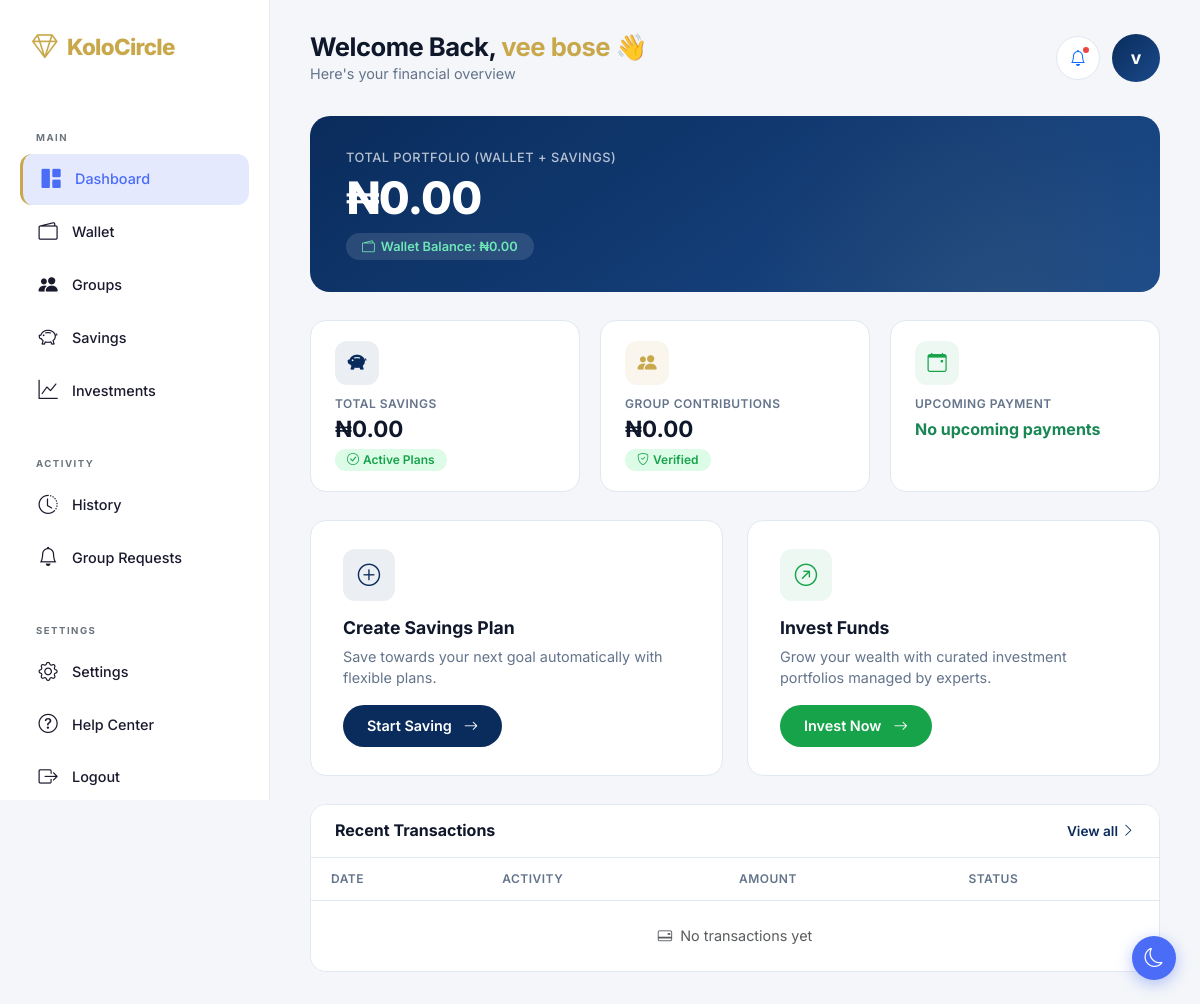
/dashboard/ (signed in), run on the app's committed database.
### pkg/models.py (models this page shows, shortened)
class User(db.Model):
    __tablename__ = 'users'
    id = db.Column(db.Integer, primary_key=True)
    fullname = db.Column(db.String(100), nullable=False)
    username = db.Column(db.String(50), unique=True, nullable=False)
    email = db.Column(db.String(100), unique=True, nullable=False)
    phone = db.Column(db.String(20))
    password = db.Column(db.String(200), nullable=False)
    wallet_balance = db.Column(db.Float, default=0.0)
    total_saved = db.Column(db.Float, default=0.0)
    profile_picture = db.Column(db.String(200), default='default.jpg')
    created_at = db.Column(db.DateTime, default=datetime.utcnow)
    is_admin = db.Column(db.Boolean, default=False)
    is_active = db.Column(db.Boolean, default=True)
    wallet_rel = db.relationship('Wallet', backref='owner', uselist=False, cascade='all, delete-orphan')
    savings = db.relationship('Savings', backref='saver', lazy='dynamic')
    group_memberships = db.relationship('GroupMember', backref='member', lazy='dynamic')
    notifications = db.relationship('Notification', backref='user', lazy='dynamic')
    @property
    def name(self):
        return self.fullname
    @property
    def first_name(self):
        parts = self.fullname.split()
        return parts[0] if parts else ''
    @property
    def last_name(self):
        parts = self.fullname.split()
        return parts[1] if len(parts) > 1 else ''
    @property
    def avatar(self):
        return self.profile_picture
    @property
    def password_hash(self):
        return self.password

class Wallet(db.Model):
    __tablename__ = 'wallets'
    id = db.Column(db.Integer, primary_key=True)
    user_id = db.Column(db.Integer, db.ForeignKey('users.id'), nullable=False)
    balance = db.Column(db.Float, default=0.0)
    total_funded = db.Column(db.Float, default=0.0)
    total_withdrawn = db.Column(db.Float, default=0.0)
    transactions = db.relationship('WalletTransaction', backref='wallet', lazy='dynamic', cascade='all, delete-orphan')

### pkg/user_routes.py (the view)
@app.route('/dashboard/')
def dashboard():
    if 'useronline' not in session:
        flash('Please log in first.', 'warning')
        return redirect(url_for('login'))
    user = User.query.get(session['useronline'])
    wallet = Wallet.query.filter_by(user_id=user.id).first()
    if not wallet:
        wallet = Wallet(user_id=user.id, balance=0.0, total_funded=0.0, total_withdrawn=0.0)
        db.session.add(wallet)
        db.session.commit()
    group_contribs_sum = sum(c.amount for c in Contribution.query.filter_by(member_id=user.id, paid=True).all())
    recent_transactions = WalletTransaction.query.filter_by(wallet_id=wallet.id)\
        .order_by(WalletTransaction.created_at.desc()).limit(5).all()
    next_saving = Savings.query.filter_by(user_id=user.id, status='active')\
        .order_by(Savings.next_payment_date.asc()).first()
    next_contrib = Contribution.query.filter_by(member_id=user.id, paid=False)\
        .order_by(Contribution.due_date.asc()).first()
    upcoming_payment = None
    if next_saving and next_contrib:
        if next_saving.next_payment_date < next_contrib.due_date:
            upcoming_payment = f"₦{next_saving.amount:,.2f} due on {next_saving.next_payment_date.strftime('%b %d')}"
        else:
            upcoming_payment = f"₦{next_contrib.amount:,.2f} due on {next_contrib.due_date.strftime('%b %d')}"
    elif next_saving:
        upcoming_payment = f"₦{next_saving.amount:,.2f} due on {next_saving.next_payment_date.strftime('%b %d')}"
    elif next_contrib:
        upcoming_payment = f"₦{next_contrib.amount:,.2f} due on {next_contrib.due_date.strftime('%b %d')}"
    else:
        upcoming_payment = "No upcoming payments"
    return render_template('user/dashboard.html',
                           user=user,
                           wallet=wallet,
                           group_contribs_sum=group_contribs_sum,
                           recent_transactions=recent_transactions,
                           upcoming_payment=upcoming_payment)

### pkg/user_routes.py (called while the page is built)
@app.after_request
def after_request(resp):
    resp.headers['Cache-Control'] = 'no-cache, no-store, must-revalidate'
    return resp

@app.context_processor
def inject_paystack_key():
    return {
        'paystack_public_key': os.getenv('PAYSTACK_PUBLIC_KEY', '')
    }

### pkg/templates/user/dashboard.html (shortened to what this page needs)
{% extends "user/layouts.html" %}
{% block extra_css %}
    <link rel="stylesheet" href="{{ url_for('static', filename='css/dashboard_page.css') }}">
{% endblock %}
{% block main_content %}
<div class="dashboard-page">
    <div class="topbar">
        <div>
            <h3>Welcome Back, <span class="highlight">{{ user.name if user else 'User' }}</span> 👋</h3>
            <div class="subtitle">Here's your financial overview</div>
        </div>
        <div class="right-group">
            <a href="{{ url_for('history') }}">
                <div class="notification-bell">
                    <i class="bi bi-bell"></i>
                </a>
                <span class="badge-dot"></span>
            </div>
            <div class="avatar-large">{{ user.name[0] if user and user.name else 'U' }}</div>
        </div>
    </div>
    <div class="balance-card">
        <div class="label">Total Portfolio (Wallet + Savings)</div>
        <h1>₦{{ "{:,.2f}".format(wallet.balance + user.total_saved) }}</h1>
        <div class="change">
            <i class="bi bi-wallet2"></i> Wallet Balance: ₦{{ "{:,.2f}".format(wallet.balance) }}
        </div>
    </div>
    <div class="stats-grid">
        <div class="stat-card">
            <div class="stat-icon blue">
                <i class="bi bi-piggy-bank-fill"></i>
            </div>
            <h6>Total Savings</h6>
            <h3>₦{{ "{:,.2f}".format(user.total_saved or 0.0) }}</h3>
            <span class="change-badge positive">
                <i class="bi bi-check-circle"></i> Active Plans
            </span>
        </div>
        <div class="stat-card">
            <div class="stat-icon gold">
                <i class="bi bi-people-fill"></i>
            </div>
            <h6>Group Contributions</h6>
            <h3>₦{{ "{:,.2f}".format(group_contribs_sum or 0.0) }}</h3>
            <span class="change-badge positive">
                <i class="bi bi-shield-check"></i> Verified
            </span>
        </div>
        <div class="stat-card">
            <div class="stat-icon green">
                <i class="bi bi-calendar-event"></i>
            </div>
            <h6>Upcoming Payment</h6>
            <h3 style="font-size:1rem; margin-top:0.5rem; color:#198754;">{{ upcoming_payment }}</h3>
        </div>
    </div>
    <div class="quick-actions">
        <div class="quick-card">
            <div class="icon-wrapper primary">
                <i class="bi bi-plus-circle"></i>
            </div>
            <h5>Create Savings Plan</h5>
            <p>Save towards your next goal automatically with flexible plans.</p>
            <a href="{{ url_for('savings') }}" class="btn btn-primary-custom">
                Start Saving <i class="bi bi-arrow-right ms-1"></i>
            </a>
        </div>
        <div class="quick-card">
            <div class="icon-wrapper success">
                <i class="bi bi-arrow-up-right-circle"></i>
            </div>
            <h5>Invest Funds</h5>
            <p>Grow your wealth with curated investment portfolios managed by experts.</p>
            <a href="{{ url_for('investments') }}" class="btn btn-success-custom">
                Invest Now <i class="bi bi-arrow-right ms-1"></i>
            </a>
        </div>
    </div>
    <div class="transaction-card">
        <div class="card-header">
            <h5>Recent Transactions</h5>
            <a href="{{ url_for('history') }}">View all <i class="bi bi-chevron-right"></i></a>
        </div>
        <div class="table-responsive">
            <table class="table">
                <thead>
                    <tr>
                        <th>Date</th>
                        <th>Activity</th>
                        <th>Amount</th>
                        <th>Status</th>
                    </tr>
                </thead>
                <tbody>
                    {% if recent_transactions %}
                        {% for tx in recent_transactions %}
                        <tr>
                            <td><strong>{{ tx.created_at.strftime('%d %b') }}</strong></td>
                            <td>{{ tx.description or tx.transaction_type|capitalize }}</td>
                            <td>₦{{ "{:,.2f}".format(tx.amount) }}</td>
                            <td><span class="badge-status {{ tx.status }}">{{ tx.status|capitalize }}</span></td>
                        </tr>
                        {% endfor %}
                    {% else %}
                        <tr>
                            <td colspan="4" class="text-center py-4 text-muted">
                                <i class="bi bi-credit-card-2-back me-1"></i> No transactions yet
                            </td>
                        </tr>
                    {% endif %}
                </tbody>
            </table>
        </div>
    </div>
</div>
{% endblock %}

### pkg/static/css/dashboard.css (style rules this page uses)
body { font-family: 'Inter', -apple-system, BlinkMacSystemFont, sans-serif; background: var(--bg-main, #f4f7fc); color: var(--text-primary, #1a1a2e); transition: background 0.3s ease, color 0.3s ease; }
:root { --bg-main: #f4f7fc; --text-primary: #1a1a2e; --text-secondary: #6c757d; --border-color: #e9ecef; --shadow-color: rgba(0, 0, 0, 0.05); --sidebar-bg: #061a36; --sidebar-border: rgba(255, 255, 255, 0.06); --brand-text: #ffffff; --brand-accent: #c9a84c; --nav-text: rgba(255, 255, 255, 0.6); --nav-hover: rgba(255, 255, 255, 0.06); --nav-hover-text: #ffffff; --nav-active-bg: rgba(201, 168, 76, 0.12); --nav-active-text: #c9a84c; --nav-active-border: #c9a84c; --nav-label: rgba(255, 255, 255, 0.3); --user-card-bg: rgba(255, 255, 255, 0.04); --user-card-hover: rgba(255, 255, 255, 0.07); }

### pkg/templates/user/layouts.html (style rules this page uses)
:root { --bg-main: #f4f6f9; --bg-sidebar: #ffffff; --bg-card: #ffffff; --text-main: #1a1a2e; --text-muted: #6c757d; --border-color: #e9ecef; --shadow-color: rgba(0,0,0,0.05); }
body { background: var(--bg-main); color: var(--text-main); transition: background 0.3s, color 0.3s; }

### data on the page
User: fullname "vee bose", fullname "v", total_saved "0.00"
Wallet: wallet.balance+user.total_saved "0.00", balance "0.00"

### other printed values
{{ "{:,.2f}".format(group_contribs_sum or 0.0) }} "0.00"
{{ upcoming_payment }} "No upcoming payments"
